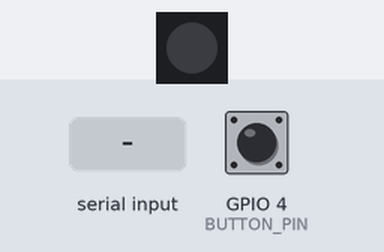
Bench run of a sketch on a simulated ESP32-S3. Shown: 1 RGB LEDs in strip order, left to right. The test bench sets the inputs (shaded band); at power-on: GPIO 4 (BUTTON_PIN) HIGH. Dim RGB values are drawn brighter than linear; WiFi joins after 1.5 s; servers stay silent unless stated; what the sketch prints to the serial monitor is not drawn.

Above: at 3.8 s.
3.9 s: "1\n" received over Serial
5.4 s: "0\n" received over Serial
At 7.05 s:
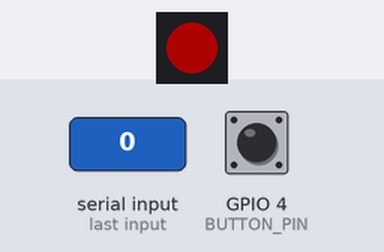
Timing chart, 0 to 14.4 s (numbered marks = the images above; inputs shaded):
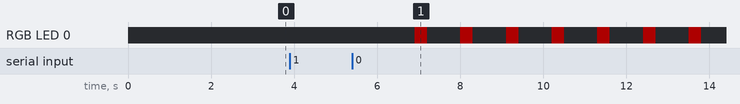

Measured:
- after the input at 3.9 s, every drawn part: stays the same
- after the input at 5.4 s, RGB LED 0: alternates RGB(50, 0, 0) for 0.30 s and off for 0.80 s, starting after 1.5 s

The sketch:

firmware_v2.ino
```cpp
#include <WiFi.h>
#include <HTTPClient.h>
#include <Update.h>
#include <Adafruit_NeoPixel.h>

const char* firmware_v1_url = "https://raw.githubusercontent.com/iollama/esp32-ai-course/main/class_04/firmware_v1/build/esp32.esp32.esp32s3/firmware_v1.ino.bin";
const char* firmware_v2_url = "https://raw.githubusercontent.com/iollama/esp32-ai-course/main/class_04/firmware_v2/build/esp32.esp32.esp32s3/firmware_v2.ino.bin";

const int BUTTON_PIN = 4;
const int RGB_LED_PIN = 48;  // onboard NeoPixel on ESP32-S3

Adafruit_NeoPixel pixel(1, RGB_LED_PIN, NEO_GRB + NEO_KHZ800);

#define VERSION 2

String readSerialLine() {
  String input = "";
  while (true) {
    if (Serial.available()) {
      char c = Serial.read();
      if (c == '\n' || c == '\r') {
        if (input.length() > 0) return input;
      } else {
        input += c;
      }
    }
  }
}

void performOTA(const char* url) {
  Serial.println("Starting OTA from: " + String(url));
  HTTPClient http;
  http.begin(url);
  int httpCode = http.GET();
  Serial.println("HTTP response code: " + String(httpCode));

  if (httpCode == 200) {
    int contentLength = http.getSize();
    Serial.println("Content length: " + String(contentLength));

    if (contentLength <= 0) {
      Serial.println("Invalid content length!");
      return;
    }

    WiFiClient* stream = http.getStreamPtr();

    if (!Update.begin(contentLength)) {
      Serial.println("Not enough space for OTA!");
      Update.printError(Serial);
      return;
    }

    // Live download/write progress on serial
    Update.onProgress([](size_t done, size_t total) {
      int percent = (total > 0) ? (done * 100) / total : 0;
      Serial.println("Downloading: " + String(percent) + "% (" +
                     String(done) + " / " + String(total) + " bytes)");
    });

    size_t written = Update.writeStream(*stream);
    Serial.println("Written: " + String(written) + " / " + String(contentLength));

    if (Update.end()) {
      if (Update.isFinished()) {
        Serial.println("OTA Success! Rebooting...");
        ESP.restart();
      } else {
        Serial.println("OTA not finished!");
      }
    } else {
      Serial.print("OTA Error: ");
      Update.printError(Serial);
    }
  } else {
    Serial.println("HTTP Error: " + String(httpCode));
  }
  http.end();
}


void loop() {
  // Flash VERSION times: green for V1, red for V2
  uint32_t color = (VERSION == 1) ? pixel.Color(0, 255, 0)   // green
                                  : pixel.Color(255, 0, 0);  // red
  for (int i = 0; i < VERSION; i++) {
    pixel.setPixelColor(0, color);  // ON
    pixel.show();
    delay(100);
    pixel.clear();  // OFF
    pixel.show();
    delay(100);
  }

  // Pause between blink groups
  delay(700);

  // Check button
  if (digitalRead(BUTTON_PIN) == LOW) {
    delay(50); // debounce
    if (digitalRead(BUTTON_PIN) == LOW) {
      if (VERSION == 1) {
        Serial.println("Button pressed — downloading V2...");
        performOTA(firmware_v2_url);
      } else {
        Serial.println("Button pressed — downloading V1...");
        performOTA(firmware_v1_url);
      }
    }
  }
}

void setup() {
  Serial.begin(115200);
  Serial.setTxTimeoutMs(0);
  delay(3000);

  pixel.begin();
  pixel.setBrightness(50);
  pixel.clear();  // OFF
  pixel.show();
  pinMode(BUTTON_PIN, INPUT_PULLUP);

  Serial.println("OTA update demo");
  Serial.println("Running firmware VERSION: " + String(VERSION));

  Serial.println("Enter WiFi SSID:");
  String ssid = readSerialLine();

  Serial.println("Enter WiFi Password:");
  String password = readSerialLine();

  WiFi.begin(ssid.c_str(), password.c_str());
  Serial.print("Connecting to WiFi");
  while (WiFi.status() != WL_CONNECTED) {
    delay(500);
    Serial.print(".");
  }
  Serial.println("\nConnected! IP: " + WiFi.localIP().toString());
  Serial.println("\nPush the button to update");
}
```
